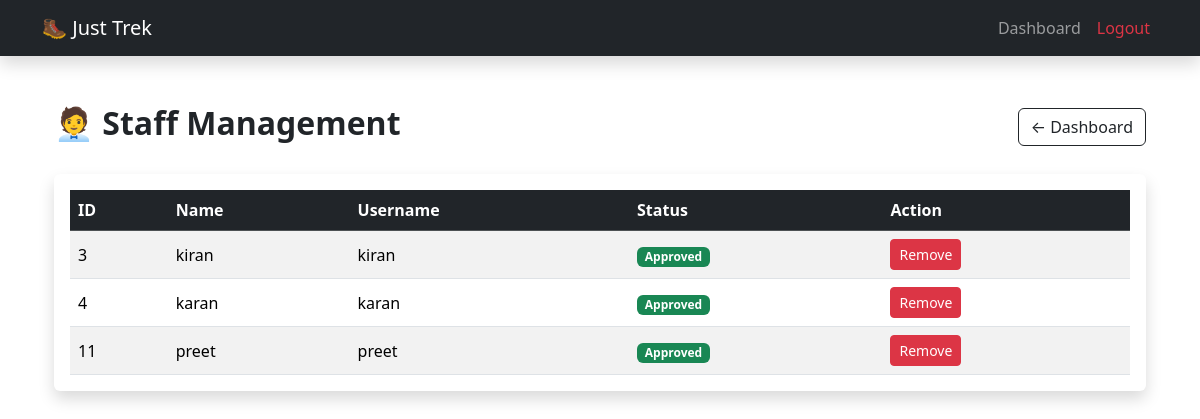
The page /admin/view_staff (signed in) on the database its author committed.
### models.py (models this page shows, shortened)
class User(db.Model):
    __tablename__ = "users"
    id = db.Column(db.Integer, primary_key=True)
    username = db.Column(db.String(50), unique=True, nullable=False)
    passhash = db.Column(db.String(200), nullable=False)
    name = db.Column(db.String(50), nullable=False)
    role = db.Column(db.String(20), nullable=False)
    approved = db.Column(db.Boolean, default=False)
    active = db.Column(db.Boolean, default=True)
    bookings = db.relationship("Booking", backref="user", lazy=True)
    staff_profile = db.relationship("StaffProfile",backref="user",uselist=False,cascade="all, delete-orphan")
    @property
    def password(self):
        raise AttributeError("Password is not a readable attribute")

### routes.py (the view)
@main.route("/admin/view_staff")
def view_staff():
    if session.get("role") != "admin":
        flash("Access Denied!")
        return redirect(url_for("main.login"))
    staff_members = User.query.filter_by(role="staff").all()
    return render_template("admin/view_staff.html", staff=staff_members)

### templates/admin/view_staff.html (shortened to what this page needs)
{% extends "base.html" %}
{% block content %}
<div class="container mt-5">
    <div class="d-flex justify-content-between align-items-center mb-4">
        <h2 class="fw-bold">🧑‍💼 Staff Management</h2>
        <a href="{{ url_for('main.admin_dashboard') }}"
           class="btn btn-outline-dark">
            ← Dashboard
        </a>
    </div>
    <div class="card shadow border-0">
        <div class="card-body">
            <table class="table table-hover table-striped align-middle mb-0">
                <thead class="table-dark">
                    <tr>
                        <th>ID</th>
                        <th>Name</th>
                        <th>Username</th>
                        <th>Status</th>
                        <th>Action</th>
                    </tr>
                </thead>
                <tbody>
                {% for person in staff %}
                    <tr>
                        <td>{{ person.id }}</td>
                        <td>{{ person.name }}</td>
                        <td>{{ person.username }}</td>
                        <td>
                            {% if person.approved %}
                                <span class="badge bg-success">
                                    Approved
                                </span>
                            {% else %}
                                <span class="badge bg-warning text-dark">
                                    Pending
                                </span>
                            {% endif %}
                        </td>
                        <td>
                            <a href="{{ url_for('main.delete_staff', user_id=person.id) }}"
                               class="btn btn-danger btn-sm"
                               onclick="return confirm('Are you sure you want to remove this staff member?')">
                                Remove
                            </a>
                        </td>
                    </tr>
                {% endfor %}
                </tbody>
            </table>
        </div>
    </div>
</div>
{% endblock %}

### rows shown on the page
User: id "3", name "kiran", username "kiran", approved "Approved"
User: id "4", name "karan", username "karan", approved "Approved"
User: id "11", name "preet", username "preet", approved "Approved"
